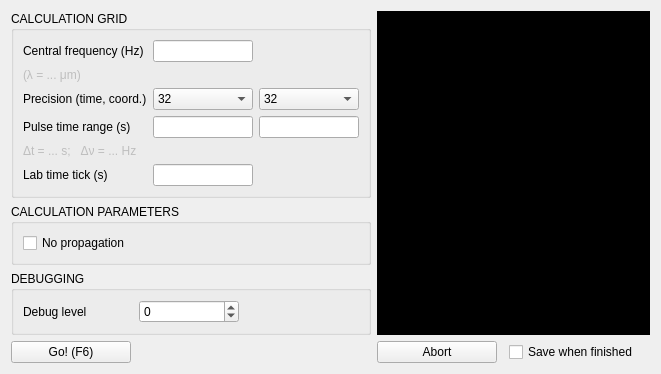
      <widget class="QWidget" name="tab_process">
       <attribute name="title">
        <string>&amp;Process</string>
       </attribute>
       <layout class="QGridLayout" name="gridLayout_7">
        <item row="3" column="0">
         <spacer name="verticalSpacer_4">
          <property name="orientation">
           <enum>Qt::Vertical</enum>
          </property>
          <property name="sizeHint" stdset="0">
           <size>
            <width>20</width>
            <height>0</height>
           </size>
          </property>
         </spacer>
        </item>
        <item row="4" column="2">
         <spacer name="horizontalSpacer">
          <property name="orientation">
           <enum>Qt::Horizontal</enum>
          </property>
          <property name="sizeHint" stdset="0">
           <size>
            <width>0</width>
            <height>0</height>
           </size>
          </property>
         </spacer>
        </item>
        <item row="4" column="1">
         <widget class="QPushButton" name="pushButton_abort">
          <property name="minimumSize">
           <size>
            <width>120</width>
            <height>0</height>
           </size>
          </property>
          <property name="maximumSize">
           <size>
            <width>120</width>
            <height>16777215</height>
           </size>
          </property>
          <property name="text">
           <string>Abort</string>
          </property>
         </widget>
        </item>
        <item row="0" column="1" rowspan="4" colspan="5">
         <widget class="QTextBrowser" name="textBrowser_terminal">
          <property name="sizePolicy">
           <sizepolicy hsizetype="Expanding" vsizetype="Expanding">
            <horstretch>0</horstretch>
            <verstretch>0</verstretch>
           </sizepolicy>
          </property>
          <property name="sizeIncrement">
           <size>
            <width>0</width>
            <height>7</height>
           </size>
          </property>
          <property name="palette">
           <palette>
            <active>
             <colorrole role="WindowText">
              <brush brushstyle="SolidPattern">
               <color alpha="255">
                <red>255</red>
                <green>255</green>
                <blue>255</blue>
               </color>
              </brush>
             </colorrole>
             <colorrole role="Button">
              <brush brushstyle="SolidPattern">
               <color alpha="255">
                <red>0</red>
                <green>0</green>
                <blue>0</blue>
               </color>
              </brush>
             </colorrole>
             <colorrole role="Light">
              <brush brushstyle="SolidPattern">
               <color alpha="255">
                <red>0</red>
                <green>0</green>
                <blue>0</blue>
               </color>
              </brush>
             </colorrole>
             <colorrole role="Midlight">
              <brush brushstyle="SolidPattern">
               <color alpha="255">
                <red>0</red>
                <green>0</green>
                <blue>0</blue>
               </color>
              </brush>
             </colorrole>
             <colorrole role="Dark">
              <brush brushstyle="SolidPattern">
               <color alpha="255">
                <red>0</red>
                <green>0</green>
                <blue>0</blue>
               </color>
              </brush>
             </colorrole>
             <colorrole role="Mid">
              <brush brushstyle="SolidPattern">
               <color alpha="255">
                <red>0</red>
                <green>0</green>
                <blue>0</blue>
               </color>
              </brush>
             </colorrole>
             <colorrole role="Text">
              <brush brushstyle="SolidPattern">
               <color alpha="255">
                <red>255</red>
                <green>255</green>
                <blue>255</blue>
               </color>
              </brush>
             </colorrole>
             <colorrole role="BrightText">
              <brush brushstyle="SolidPattern">
               <color alpha="255">
                <red>255</red>
                <green>255</green>
                <blue>255</blue>
               </color>
              </brush>
             </colorrole>
             <colorrole role="ButtonText">
              <brush brushstyle="SolidPattern">
               <color alpha="255">
                <red>255</red>
                <green>255</green>
                <blue>255</blue>
               </color>
              </brush>
             </colorrole>
             <colorrole role="Base">
              <brush brushstyle="SolidPattern">
               <color alpha="255">
                <red>0</red>
                <green>0</green>
                <blue>0</blue>
               </color>
              </brush>
             </colorrole>
             <colorrole role="Window">
              <brush brushstyle="SolidPattern">
               <color alpha="255">
                <red>0</red>
                <green>0</green>
                <blue>0</blue>
               </color>
              </brush>
             </colorrole>
             <colorrole role="Shadow">
              <brush brushstyle="SolidPattern">
               <color alpha="255">
                <red>0</red>
                <green>0</green>
                <blue>0</blue>
               </color>
              </brush>
             </colorrole>
             <colorrole role="AlternateBase">
              <brush brushstyle="SolidPattern">
               <color alpha="255">
                <red>0</red>
                <green>0</green>
                <blue>0</blue>
               </color>
              </brush>
             </colorrole>
             <colorrole role="ToolTipBase">
              <brush brushstyle="SolidPattern">
               <color alpha="255">
                <red>255</red>
                <green>255</green>
                <blue>220</blue>
               </color>
              </brush>
             </colorrole>
             <colorrole role="ToolTipText">
              <brush brushstyle="SolidPattern">
               <color alpha="255">
                <red>0</red>
                <green>0</green>
                <blue>0</blue>
               </color>
              </brush>
             </colorrole>
             <colorrole role="PlaceholderText">
              <brush brushstyle="SolidPattern">
               <color alpha="128">
                <red>255</red>
                <green>255</green>
                <blue>255</blue>
               </color>
              </brush>
             </colorrole>
            </active>
            <inactive>
             <colorrole role="WindowText">
              <brush brushstyle="SolidPattern">
               <color alpha="255">
                <red>255</red>
                <green>255</green>
                <blue>255</blue>
               </color>
              </brush>
             </colorrole>
             <colorrole role="Button">
              <brush brushstyle="SolidPattern">
               <color alpha="255">
                <red>0</red>
                <green>0</green>
                <blue>0</blue>
               </color>
              </brush>
             </colorrole>
             <colorrole role="Light">
              <brush brushstyle="SolidPattern">
               <color alpha="255">
                <red>0</red>
                <green>0</green>
                <blue>0</blue>
               </color>
              </brush>
             </colorrole>
             <colorrole role="Midlight">
              <brush brushstyle="SolidPattern">
               <color alpha="255">
                <red>0</red>
                <green>0</green>
                <blue>0</blue>
               </color>
              </brush>
             </colorrole>
             <colorrole role="Dark">
              <brush brushstyle="SolidPattern">
               <color alpha="255">
                <red>0</red>
                <green>0</green>
                <blue>0</blue>
               </color>
              </brush>
             </colorrole>
             <colorrole role="Mid">
              <brush brushstyle="SolidPattern">
               <color alpha="255">
                <red>0</red>
                <green>0</green>
                <blue>0</blue>
               </color>
              </brush>
             </colorrole>
             <colorrole role="Text">
              <brush brushstyle="SolidPattern">
               <color alpha="255">
                <red>255</red>
                <green>255</green>
                <blue>255</blue>
               </color>
              </brush>
             </colorrole>
             <colorrole role="BrightText">
              <brush brushstyle="SolidPattern">
               <color alpha="255">
                <red>255</red>
                <green>255</green>
                <blue>255</blue>
               </color>
              </brush>
             </colorrole>
             <colorrole role="ButtonText">
              <brush brushstyle="SolidPattern">
               <color alpha="255">
                <red>255</red>
                <green>255</green>
                <blue>255</blue>
               </color>
              </brush>
             </colorrole>
             <colorrole role="Base">
              <brush brushstyle="SolidPattern">
               <color alpha="255">
                <red>0</red>
                <green>0</green>
                <blue>0</blue>
               </color>
              </brush>
             </colorrole>
             <colorrole role="Window">
              <brush brushstyle="SolidPattern">
               <color alpha="255">
                <red>0</red>
                <green>0</green>
                <blue>0</blue>
               </color>
              </brush>
             </colorrole>
             <colorrole role="Shadow">
              <brush brushstyle="SolidPattern">
               <color alpha="255">
                <red>0</red>
                <green>0</green>
                <blue>0</blue>
               </color>
              </brush>
             </colorrole>
             <colorrole role="AlternateBase">
              <brush brushstyle="SolidPattern">
               <color alpha="255">
                <red>0</red>
                <green>0</green>
                <blue>0</blue>
               </color>
              </brush>
             </colorrole>
             <colorrole role="ToolTipBase">
              <brush brushstyle="SolidPattern">
               <color alpha="255">
                <red>255</red>
                <green>255</green>
                <blue>220</blue>
               </color>
              </brush>
             </colorrole>
             <colorrole role="ToolTipText">
              <brush brushstyle="SolidPattern">
               <color alpha="255">
                <red>0</red>
                <green>0</green>
                <blue>0</blue>
               </color>
              </brush>
             </colorrole>
             <colorrole role="PlaceholderText">
              <brush brushstyle="SolidPattern">
               <color alpha="128">
                <red>255</red>
                <green>255</green>
                <blue>255</blue>
               </color>
              </brush>
             </colorrole>
            </inactive>
            <disabled>
             <colorrole role="WindowText">
              <brush brushstyle="SolidPattern">
               <color alpha="255">
                <red>0</red>
                <green>0</green>
                <blue>0</blue>
               </color>
              </brush>
             </colorrole>
             <colorrole role="Button">
              <brush brushstyle="SolidPattern">
               <color alpha="255">
                <red>0</red>
                <green>0</green>
                <blue>0</blue>
               </color>
              </brush>
             </colorrole>
             <colorrole role="Light">
              <brush brushstyle="SolidPattern">
               <color alpha="255">
                <red>0</red>
                <green>0</green>
                <blue>0</blue>
               </color>
              </brush>
             </colorrole>
             <colorrole role="Midlight">
              <brush brushstyle="SolidPattern">
               <color alpha="255">
                <red>0</red>
                <green>0</green>
                <blue>0</blue>
               </color>
              </brush>
             </colorrole>
             <colorrole role="Dark">
              <brush brushstyle="SolidPattern">
               <color alpha="255">
                <red>0</red>
                <green>0</green>
                <blue>0</blue>
               </color>
              </brush>
             </colorrole>
             <colorrole role="Mid">
              <brush brushstyle="SolidPattern">
               <color alpha="255">
                <red>0</red>
                <green>0</green>
                <blue>0</blue>
               </color>
              </brush>
             </colorrole>
             <colorrole role="Text">
              <brush brushstyle="SolidPattern">
               <color alpha="255">
                <red>0</red>
                <green>0</green>
                <blue>0</blue>
               </color>
              </brush>
             </colorrole>
             <colorrole role="BrightText">
              <brush brushstyle="SolidPattern">
               <color alpha="255">
                <red>255</red>
                <green>255</green>
                <blue>255</blue>
               </color>
              </brush>
             </colorrole>
             <colorrole role="ButtonText">
              <brush brushstyle="SolidPattern">
               <color alpha="255">
                <red>0</red>
                <green>0</green>
                <blue>0</blue>
               </color>
              </brush>
             </colorrole>
             <colorrole role="Base">
              <brush brushstyle="SolidPattern">
               <color alpha="255">
                <red>0</red>
                <green>0</green>
                <blue>0</blue>
               </color>
              </brush>
             </colorrole>
             <colorrole role="Window">
              <brush brushstyle="SolidPattern">
               <color alpha="255">
                <red>0</red>
                <green>0</green>
                <blue>0</blue>
               </color>
              </brush>
             </colorrole>
             <colorrole role="Shadow">
              <brush brushstyle="SolidPattern">
               <color alpha="255">
                <red>0</red>
                <green>0</green>
                <blue>0</blue>
               </color>
              </brush>
             </colorrole>
             <colorrole role="AlternateBase">
              <brush brushstyle="SolidPattern">
               <color alpha="255">
                <red>0</red>
                <green>0</green>
                <blue>0</blue>
               </color>
              </brush>
             </colorrole>
             <colorrole role="ToolTipBase">
              <brush brushstyle="SolidPattern">
               <color alpha="255">
                <red>255</red>
                <green>255</green>
                <blue>220</blue>
               </color>
              </brush>
             </colorrole>
             <colorrole role="ToolTipText">
              <brush brushstyle="SolidPattern">
               <color alpha="255">
                <red>0</red>
                <green>0</green>
                <blue>0</blue>
               </color>
              </brush>
             </colorrole>
             <colorrole role="PlaceholderText">
              <brush brushstyle="SolidPattern">
               <color alpha="128">
                <red>255</red>
                <green>255</green>
                <blue>255</blue>
               </color>
              </brush>
             </colorrole>
            </disabled>
           </palette>
          </property>
          <property name="font">
           <font>
            <family>Courier New</family>
            <pointsize>10</pointsize>
            <weight>75</weight>
            <bold>true</bold>
           </font>
          </property>
          <property name="textInteractionFlags">
           <set>Qt::NoTextInteraction</set>
          </property>
         </widget>
        </item>
        <item row="4" column="3">
         <widget class="QCheckBox" name="checkBox_saveWhenFinished">
          <property name="text">
           <string>Save when finished</string>
          </property>
         </widget>
        </item>
        <item row="0" column="0">
         <widget class="QGroupBox" name="groupBox_grid">
          <property name="title">
           <string>CALCULATION GRID</string>
          </property>
          <layout class="QGridLayout" name="gridLayout_4">
           <item row="1" column="0" colspan="3">
            <widget class="QLabel" name="label_um">
             <property name="enabled">
              <bool>false</bool>
             </property>
             <property name="text">
              <string>(λ = ... μm)</string>
             </property>
            </widget>
           </item>
           <item row="2" column="2">
            <widget class="QComboBox" name="comboBox_precision_r">
             <property name="sizePolicy">
              <sizepolicy hsizetype="Fixed" vsizetype="Fixed">
               <horstretch>0</horstretch>
               <verstretch>0</verstretch>
              </sizepolicy>
             </property>
             <property name="minimumSize">
              <size>
               <width>100</width>
               <height>0</height>
              </size>
             </property>
             <property name="maximumSize">
              <size>
               <width>100</width>
               <height>16777215</height>
              </size>
             </property>
             <item>
              <property name="text">
               <string>32</string>
              </property>
             </item>
             <item>
              <property name="text">
               <string>64</string>
              </property>
             </item>
             <item>
              <property name="text">
               <string>128</string>
              </property>
             </item>
             <item>
              <property name="text">
               <string>256</string>
              </property>
             </item>
             <item>
              <property name="text">
               <string>512</string>
              </property>
             </item>
             <item>
              <property name="text">
               <string>1024</string>
              </property>
             </item>
             <item>
              <property name="text">
               <string>2048</string>
              </property>
             </item>
             <item>
              <property name="text">
               <string>4096</string>
              </property>
             </item>
            </widget>
           </item>
           <item row="2" column="0">
            <widget class="QLabel" name="label_accuracy">
             <property name="text">
              <string>Precision (time, coord.)</string>
             </property>
             <property name="wordWrap">
              <bool>false</bool>
             </property>
            </widget>
           </item>
           <item row="3" column="2">
            <widget class="QLineEdit" name="lineEdit_t_max">
             <property name="sizePolicy">
              <sizepolicy hsizetype="Fixed" vsizetype="Fixed">
               <horstretch>0</horstretch>
               <verstretch>0</verstretch>
              </sizepolicy>
             </property>
             <property name="minimumSize">
              <size>
               <width>100</width>
               <height>0</height>
              </size>
             </property>
             <property name="maximumSize">
              <size>
               <width>100</width>
               <height>16777215</height>
              </size>
             </property>
             <property name="alignment">
              <set>Qt::AlignRight|Qt::AlignTrailing|Qt::AlignVCenter</set>
             </property>
            </widget>
           </item>
           <item row="3" column="0">
            <widget class="QLabel" name="label_t_range">
             <property name="text">
              <string>Pulse time range (s)</string>
             </property>
             <property name="wordWrap">
              <bool>false</bool>
             </property>
            </widget>
           </item>
           <item row="0" column="0">
            <widget class="QLabel" name="label_vc">
             <property name="text">
              <string>Central frequency (Hz)</string>
             </property>
            </widget>
           </item>
           <item row="0" column="1">
            <widget class="QLineEdit" name="lineEdit_vc">
             <property name="sizePolicy">
              <sizepolicy hsizetype="Fixed" vsizetype="Fixed">
               <horstretch>0</horstretch>
               <verstretch>0</verstretch>
              </sizepolicy>
             </property>
             <property name="minimumSize">
              <size>
               <width>100</width>
               <height>0</height>
              </size>
             </property>
             <property name="maximumSize">
              <size>
               <width>100</width>
               <height>16777215</height>
              </size>
             </property>
            </widget>
           </item>
           <item row="3" column="1">
            <widget class="QLineEdit" name="lineEdit_t_min">
             <property name="sizePolicy">
              <sizepolicy hsizetype="Fixed" vsizetype="Fixed">
               <horstretch>0</horstretch>
               <verstretch>0</verstretch>
              </sizepolicy>
             </property>
             <property name="minimumSize">
              <size>
               <width>100</width>
               <height>0</height>
              </size>
             </property>
             <property name="maximumSize">
              <size>
               <width>100</width>
               <height>16777215</height>
              </size>
             </property>
            </widget>
           </item>
           <item row="6" column="0">
            <widget class="QLabel" name="label_time_tick">
             <property name="text">
              <string>Lab time tick (s)</string>
             </property>
            </widget>
           </item>
           <item row="2" column="1">
            <widget class="QComboBox" name="comboBox_precision_t">
             <property name="sizePolicy">
              <sizepolicy hsizetype="Fixed" vsizetype="Fixed">
               <horstretch>0</horstretch>
               <verstretch>0</verstretch>
              </sizepolicy>
             </property>
             <property name="minimumSize">
              <size>
               <width>100</width>
               <height>0</height>
              </size>
             </property>
             <property name="maximumSize">
              <size>
               <width>100</width>
               <height>16777215</height>
              </size>
             </property>
             <item>
              <property name="text">
               <string>32</string>
              </property>
             </item>
             <item>
              <property name="text">
               <string>64</string>
              </property>
             </item>
             <item>
              <property name="text">
               <string>128</string>
              </property>
             </item>
             <item>
              <property name="text">
               <string>256</string>
              </property>
             </item>
             <item>
              <property name="text">
               <string>512</string>
              </property>
             </item>
             <item>
              <property name="text">
               <string>1024</string>
              </property>
             </item>
             <item>
              <property name="text">
               <string>2048</string>
              </property>
             </item>
             <item>
              <property name="text">
               <string>4096</string>
              </property>
             </item>
             <item>
              <property name="text">
               <string>8192</string>
              </property>
             </item>
             <item>
              <property name="text">
               <string>16384</string>
              </property>
             </item>
             <item>
              <property name="text">
               <string>32768</string>
              </property>
             </item>
            </widget>
           </item>
           <item row="6" column="1">
            <widget class="QLineEdit" name="lineEdit_time_tick">
             <property name="sizePolicy">
              <sizepolicy hsizetype="Fixed" vsizetype="Fixed">
               <horstretch>0</horstretch>
               <verstretch>0</verstretch>
              </sizepolicy>
             </property>
             <property name="minimumSize">
              <size>
               <width>100</width>
               <height>0</height>
              </size>
             </property>
             <property name="maximumSize">
              <size>
               <width>100</width>
               <height>16777215</height>
              </size>
             </property>
            </widget>
           </item>
           <item row="5" column="0" colspan="3">
            <widget class="QLabel" name="label_deltas">
             <property name="enabled">
              <bool>false</bool>
             </property>
             <property name="text">
              <string>Δt = ... s;   Δν = ... Hz</string>
             </property>
            </widget>
           </item>
          </layout>
         </widget>
        </item>
        <item row="4" column="0">
         <widget class="QPushButton" name="pushButton_go">
          <property name="minimumSize">
           <size>
            <width>120</width>
            <height>0</height>
           </size>
          </property>
          <property name="maximumSize">
           <size>
            <width>120</width>
            <height>16777215</height>
           </size>
          </property>
          <property name="text">
           <string>Go! (F6)</string>
          </property>
         </widget>
        </item>
        <item row="2" column="0">
         <widget class="QGroupBox" name="groupBox_debugging">
          <property name="title">
           <string>DEBUGGING</string>
          </property>
          <layout class="QGridLayout" name="gridLayout_16">
           <item row="0" column="0">
            <widget class="QLabel" name="label_2">
             <property name="sizePolicy">
              <sizepolicy hsizetype="Minimum" vsizetype="Preferred">
               <horstretch>0</horstretch>
               <verstretch>0</verstretch>
              </sizepolicy>
             </property>
             <property name="text">
              <string>Debug level</string>
             </property>
            </widget>
           </item>
           <item row="0" column="1" colspan="2">
            <widget class="QSpinBox" name="spinBox_debug_level">
             <property name="sizePolicy">
              <sizepolicy hsizetype="Fixed" vsizetype="Fixed">
               <horstretch>0</horstretch>
               <verstretch>0</verstretch>
              </sizepolicy>
             </property>
             <property name="minimumSize">
              <size>
               <width>100</width>
               <height>0</height>
              </size>
             </property>
             <property name="minimum">
              <number>-1</number>
             </property>
             <property name="maximum">
              <number>3</number>
             </property>
            </widget>
           </item>
          </layout>
         </widget>
        </item>
        <item row="1" column="0">
         <widget class="QGroupBox" name="groupBox_calc">
          <property name="title">
           <string>CALCULATION PARAMETERS</string>
          </property>
          <layout class="QGridLayout" name="gridLayout_11">
           <item row="0" column="0">
            <widget class="QCheckBox" name="checkBox_noprop">
             <property name="text">
              <string>No propagation</string>
             </property>
            </widget>
           </item>
          </layout>
         </widget>
        </item>
       </layout>
      </widget>
